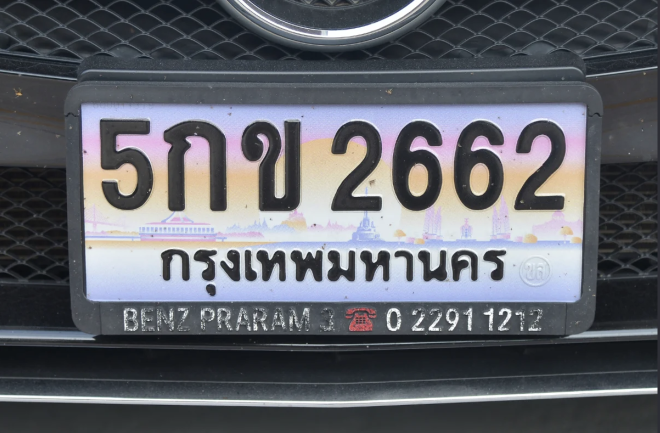
#> input picture sample_plate2.png, 1320 x 866 px (shown at 1/2 size); the run also reads 1 picture not shown here
$ jupyter execute --allow-errors example.ipynb
#> lines starting #> are read from the running program, lines starting #| are printed output that depends on the picture; after the words box and inside, x2 and y2 are one past the last pixel; in counts of white or black regions, pixels touching at a corner belong together
#> in imread, returned value is the input picture: shape (866, 1320, 3); mean B, G, R 106.2, 99.3, 96.8
### thai_plate_reader.py
#!/usr/bin/env python3
"""
thai_plate_reader.py - offline Thai licence-plate reader built on EasyOCR.

Layouts (plain or graphic background), told apart by the plate's shape:

    car, 34 x 15 cm, 2 lines
        +----------------------------+
        |  5กข       2662             |   <- top line : letters | number
        |       กรุงเทพมหานคร     (o)  |   <- bottom   : province (+ emblem)
        +----------------------------+

    motorcycle, 22 x 17.2 cm, 3 lines
        +------------------+
        |      7ขห     (o)  |   <- letters (+ emblem)
        |  กรุงเทพมหานคร     |   <- province
        |      6769        |   <- number
        +------------------+

Pipeline (ThaiPlateReader.read runs the four steps; each is also a function)
  1. classify_plate()  car or motorcycle plate. Plate-like regions come from the
                       light plate face (grey or brightest colour channel) and
                       from rows of large characters (also in turned copies of
                       the photo, for tilted plates); each is segmented with the
                       layouts its shape fits, and the layout of the most
                       plausible segmentation (segmentation_score) wins
  2. locate_plate()    the most plausible region with that layout, warped flat
  3. locate_fields()   connected components -> boxes and crops
                         letters  : one box per character  [5] [ก] [ข]
                         number   : one box per digit (1-4)
                         province : the band under the top line (motorcycle:
                                    between the letters and the number)
  4. read_fields()     letters: each character read ON ITS OWN by a letter
                       engine (small CNN / EasyOCR / Tesseract / PaddleOCR, or an
                       average of several), combined with a reading of the whole
                       crop and checked against the plate format
                       [digit?][consonant x1-2] (motorcycles before ~2013: 3
                       consonants, กขค 123; buses and trucks: 2-3 digits, 30-1234);
                       the whole crop alone when the characters look merged.
                       number / province: a text-line recogniser - PaddleOCR's
                       Thai model when installed, else EasyOCR's (its CRAFT
                       detector is never loaded) - with per-field allow-lists;
                       the province is picked by scoring all official names

CLI
  python thai_plate_reader.py car.jpg --debug debug.png
  python thai_plate_reader.py car.jpg --letters cnn          # or easyocr, easyocr+cnn ...
  python thai_plate_reader.py bike.jpg --layout motorcycle   # default: auto

Library
  from thai_plate_reader import ThaiPlateReader
  reader = ThaiPlateReader()          # load ONCE at start-up (a few seconds)
  result = reader.read("car.jpg")     # then ~1 s per plate on a 2-core CPU
  print(result["plate"], result["province"], result["needs_review"])

Not covered: wide CCTV scenes (crop the plate with a detector first, then
call read()).
"""
from __future__ import annotations

import argparse
import difflib
import importlib.util
import itertools
import json
import math
import os
import re
import shutil
import sys
import time
import urllib.request
import warnings
from dataclasses import dataclass, field

import cv2
import numpy as np

# ---------------------------------------------------------------------------
# Character sets and the official province list
# ---------------------------------------------------------------------------
# the 42 modern Thai consonants (obsolete ฃ / ฅ are not in EasyOCR's charset)
THAI_CONSONANTS = "กขคฆงจฉชซฌญฎฏฐฑฒณดตถทธนบปผฝพฟภมยรลวศษสหฬอฮ"
DIGITS = "0123456789"

PROVINCES = [
    "กรุงเทพมหานคร", "กระบี่", "กาญจนบุรี", "กาฬสินธุ์", "กำแพงเพชร", "ขอนแก่น",
    "จันทบุรี", "ฉะเชิงเทรา", "ชลบุรี", "ชัยนาท", "ชัยภูมิ", "ชุมพร", "เชียงราย",
    "เชียงใหม่", "ตรัง", "ตราด", "ตาก", "นครนายก", "นครปฐม", "นครพนม",
    "นครราชสีมา", "นครศรีธรรมราช", "นครสวรรค์", "นนทบุรี", "นราธิวาส", "น่าน",
    "บึงกาฬ", "บุรีรัมย์", "ปทุมธานี", "ประจวบคีรีขันธ์", "ปราจีนบุรี", "ปัตตานี",
    "พระนครศรีอยุธยา", "พะเยา", "พังงา", "พัทลุง", "พิจิตร", "พิษณุโลก",
    "เพชรบุรี", "เพชรบูรณ์", "แพร่", "ภูเก็ต", "มหาสารคาม", "มุกดาหาร",
    "แม่ฮ่องสอน", "ยโสธร", "ยะลา", "ร้อยเอ็ด", "ระนอง", "ระยอง", "ราชบุรี",
    "ลพบุรี", "ลำปาง", "ลำพูน", "เลย", "ศรีสะเกษ", "สกลนคร", "สงขลา", "สตูล",
    "สมุทรปราการ", "สมุทรสงคราม", "สมุทรสาคร", "สระแก้ว", "สระบุรี",
    "สิงห์บุรี", "สุโขทัย", "สุพรรณบุรี", "สุราษฎร์ธานี", "สุรินทร์", "หนองคาย",
    "หนองบัวลำภู", "อ่างทอง", "อำนาจเจริญ", "อุดรธานี", "อุตรดิตถ์",
    "อุทัยธานี", "อุบลราชธานี",
    "เบตง",  # Betong district issues its own plates
]
# Only characters that actually occur in province names are allowed there
PROVINCE_CHARS = "".join(sorted(set("".join(PROVINCES))))

# Top line: [optional digit] + 1-2 consonants, or the 2-3 digit group of a
# bus / truck plate (30-1234, 700-1234); then 1-4 digits
LETTERS_RE = re.compile(rf"^(?:[1-9]?[{THAI_CONSONANTS}]{{1,2}}|[1-9][0-9]{{1,2}})$")
# motorcycles: the same, or 3 consonants on plates issued before ~2013 (กขค 123)
MOTO_LETTERS_RE = re.compile(
    rf"^(?:[1-9]?[{THAI_CONSONANTS}]{{1,2}}|[{THAI_CONSONANTS}]{{3}}|[1-9][0-9]{{1,2}})$")
# no leading 0, except in a 4-digit number (bus / truck 30-0638, red dealer plate ก-0327)
NUMBER_RE = re.compile(r"^(?:[1-9][0-9]{0,3}|0[0-9]{3})$")

PLATE_H = 220  # height (px) of the rectified car plate; ratios below are of the plate height

# Plate layouts, tried in this order - the motorcycle one first because it needs
# two lines of large characters, so it cannot mistake a car plate for one:
#   motorcycle  22 x 17.2 cm, 3 lines: letters | province | number
#   car         34 x 15 cm,   2 lines: letters + number | province
# aspect: width / height of the plate face (frames hide part of it, a photo taken
# from above shortens it); height: px of the rectified plate - the motorcycle
# province line is small, so that plate is warped larger
LAYOUTS = {
    "motorcycle": dict(aspect=(1.1, 2.0), height=300, letters_re=MOTO_LETTERS_RE),
    "car": dict(aspect=(1.5, 4.0), height=PLATE_H, letters_re=LETTERS_RE),
}

# Small CNN that classifies ONE letter glyph (see train_letter_cnn.py)
LETTER_CNN_CLASSES = THAI_CONSONANTS + DIGITS
LETTER_CNN_SIZE = 40
# weights: trained on fonts + real plate glyphs if present, else on fonts only
CNN_WEIGHTS = ("thai_letter_cnn_plates.pt", "thai_letter_cnn.pt")


# [31 lines left out: functions default_cnn_weights, glyph_to_square, build_letter_cnn, not called in this run]


# ---------------------------------------------------------------------------
# Small geometry helper
# ---------------------------------------------------------------------------
@dataclass
class Box:
    x0: int
    y0: int
    x1: int  # exclusive
    y1: int  # exclusive
    ids: list = field(default_factory=list)  # connected-component labels

    @property
    def w(self): return self.x1 - self.x0
    @property
    def h(self): return self.y1 - self.y0
    @property
    def cy(self): return (self.y0 + self.y1) / 2

    def union(self, other: "Box") -> "Box":
        return Box(min(self.x0, other.x0), min(self.y0, other.y0),
                   max(self.x1, other.x1), max(self.y1, other.y1),
                   self.ids + other.ids)

    def as_tuple(self):
        return (int(self.x0), int(self.y0), int(self.x1), int(self.y1))


def _union_all(boxes):
    out = boxes[0]
    for b in boxes[1:]:
        out = out.union(b)
    return out


def _merge_columns(boxes):
    """Merge boxes that overlap horizontally (pieces of the same glyph)."""
    merged = []
    for b in sorted(boxes, key=lambda b: b.x0):
        if merged and b.x0 < merged[-1].x1:
            merged[-1] = merged[-1].union(b)
        else:
            merged.append(b)
    return merged


class PlateNotFound(RuntimeError):
    pass


# ---------------------------------------------------------------------------
# 1. Plate localisation + rectification
# ---------------------------------------------------------------------------
def _order_corners(pts):
    pts = np.asarray(pts, np.float32).reshape(4, 2)
    s, d = pts.sum(1), np.diff(pts, axis=1).ravel()
    return np.float32([pts[np.argmin(s)], pts[np.argmin(d)],
                       pts[np.argmax(s)], pts[np.argmax(d)]])  # tl, tr, br, bl


def _contour_quad(c):
    hull = cv2.convexHull(c)
    peri = cv2.arcLength(hull, True)
    for eps in (0.02, 0.03, 0.04, 0.06):
        approx = cv2.approxPolyDP(hull, eps * peri, True)
        if len(approx) == 4:
            return _order_corners(approx)
    return _order_corners(cv2.boxPoints(cv2.minAreaRect(c)))


def _fitting_layouts(aspect, layouts):
    return [name for name in layouts
            if LAYOUTS[name]["aspect"][0] <= aspect <= LAYOUTS[name]["aspect"][1]]


QUAD_MARGIN = 0.04
WIDE_MARGIN = 0.08   # enlarged copies of the light-rectangle candidates


def plate_candidates(bgr, max_candidates=4, layouts=tuple(LAYOUTS)):
    """Quadrilaterals that look like a plate face (light, rectangular, shaped
    like a plate of one of the layouts), most plate-like first, at most
    max_candidates per layout; the whole image is always the last one.

    Good for plate-centred photos (a phone shot of the plate / rear of vehicle).
    For wide CCTV-style scenes crop the plate with a detector (e.g. YOLO) first.
    """
#> called with max_candidates = 4, layouts = ('motorcycle', 'car')
    H, W = bgr.shape[:2]
    found = []
    # white plates are light in grey; red (dealer) and yellow (taxi) plates only
    # in their brightest colour channel
    for ch in (cv2.cvtColor(bgr, cv2.COLOR_BGR2GRAY), bgr.max(axis=2)):
        blur = cv2.GaussianBlur(ch, (5, 5), 0)
        t1, _ = cv2.threshold(blur, 0, 255, cv2.THRESH_BINARY + cv2.THRESH_OTSU)
        brighter = blur[blur > t1].reshape(-1, 1)
        # second, higher threshold separates the plate from a white car body
        t2 = cv2.threshold(brighter, 0, 255, cv2.THRESH_BINARY + cv2.THRESH_OTSU)[0] \
            if brighter.size > 100 else t1
        for t in sorted({t1, t2}):
            light = (blur > t).astype(np.uint8) * 255
            contours, _ = cv2.findContours(light, cv2.RETR_EXTERNAL, cv2.CHAIN_APPROX_SIMPLE)
            for c in contours:
                area = cv2.contourArea(c)
                (_, _), (rw, rh), _ = cv2.minAreaRect(c)
                if area < 0.005 * H * W or min(rw, rh) < 20:
                    continue
                aspect = max(rw, rh) / min(rw, rh)
                fits = _fitting_layouts(aspect, layouts)
                if not fits:
                    continue
                rectangularity = area / (rw * rh)
                # large characters touching the edge of the plate face (red plates)
                # bite notches into its outline: judged on the convex hull, such a
                # face is still a candidate, tried after the clean rectangles
                notched = cv2.contourArea(cv2.convexHull(c)) / (rw * rh)
                # a margin, so a glyph at the very edge of the face is not cut
                quad = _contour_quad(c)
                quad = quad.mean(0) + (quad - quad.mean(0)) * (1 + QUAD_MARGIN)
                if rectangularity >= 0.8:
                    found.append((0, -area * rectangularity, quad, fits))
                elif notched >= 0.85:
                    found.append((1, -area * notched, quad, fits))
#> this loop made 2 passes
#> (t1, t2) on passes 1 to 2: (129, 185), (142, 201)
#> pass 1, in plate_candidates, `blur = cv2.GaussianBlur(ch, (5, 5), 0)`:
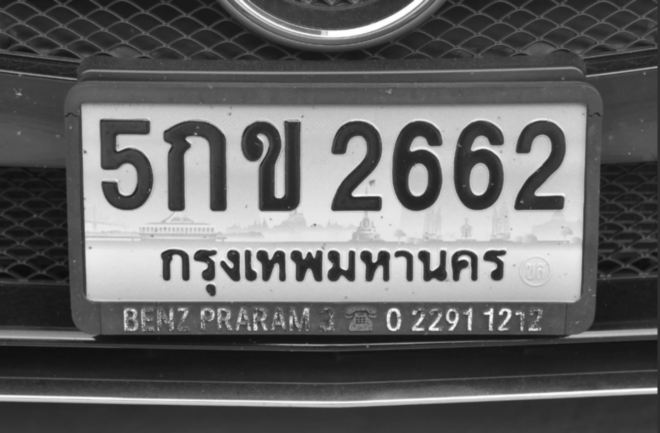
#> blur: shape (866, 1320) (shown at 1/2 size); min 11, max 254, mean 99.3
#> pass 2, in plate_candidates, `blur = cv2.GaussianBlur(ch, (5, 5), 0)`:
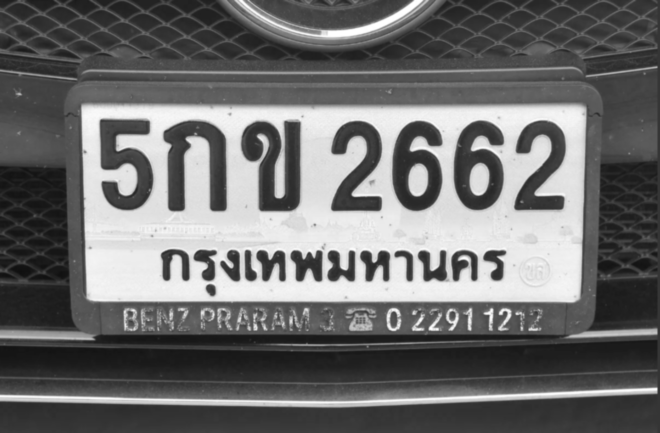
#> blur: shape (866, 1320) (shown at 1/2 size); min 15, max 255, mean 109.1
#> after the loop:
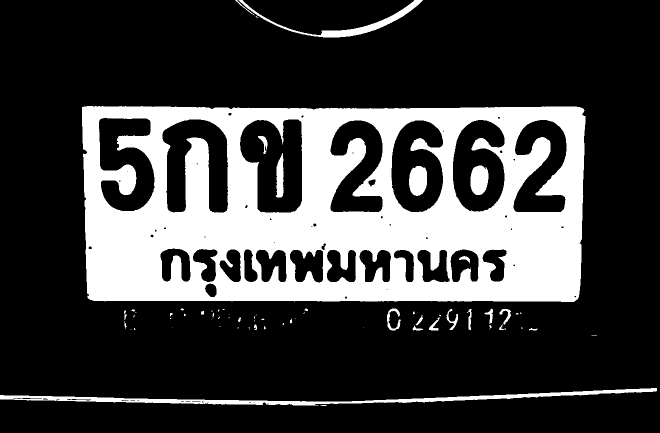
#> light: shape (866, 1320) (shown at 1/2 size); 24.5% white; 67 white regions (36 under 20 px), largest, box (x1, y1, x2, y2) and area: (164, 212, 1171, 604) 258944, (0, 776, 1314, 811) 9669, (477, 0, 846, 75) 3527
#> after the loop, found = 4 items

    quads, count = [], dict.fromkeys(layouts, 0)
#> quads = []; count = {'motorcycle': 0, 'car': 0}
    for _, _, q, fits in sorted(found, key=lambda f: f[:2]):
        if all(count[name] >= max_candidates for name in fits):
            continue
        if all(np.abs(q - p).max() > 10 for p in quads):   # skip duplicates
            quads.append(q)
            for name in fits:
                count[name] += 1
#> this loop made 4 passes
#> after the loop, count = {'motorcycle': 0, 'car': 2}; quads = [[[144, 201.1], [1191.3, 206.3], [1168.4, 611.9], [153.4, 604.6]], [[142.9, 203.2], [1180.8, 202.2], [1178.7, 604.7], [160.6, 608.8]]]
    # the same faces enlarged: a character at the very edge of the face (often
    # under the frame) is cut off otherwise; the candidate selector chooses
    for q in list(quads):
        tl, tr, br, bl = q
        top, bottom = (tr - tl) * WIDE_MARGIN, (br - bl) * WIDE_MARGIN
        left, right = (bl - tl) * WIDE_MARGIN, (br - tr) * WIDE_MARGIN
        quads.append(np.float32([tl - top - left, tr + top - right,
                                 br + bottom + right, bl - bottom + left]))
#> this loop made 2 passes
#> (tl, tr, br, bl, top, bottom, left, right) on passes 1 to 2: ([144, 201.1], [1191.3, 206.3], [1168.4, 611.9], [153.4, 604.6], [83.78, 0.416], [81.2, 0.582], [0.749, 32.28], [-1.83, 32.45]), ([142.9, 203.2], [1180.8, 202.2], [1178.7, 604.7], [160.6, 608.8], [83.03, -0.0832], [81.45, -0.333], [1.41, 32.45], [-0.166, 32.2])
#> after the loop, quads = 4 items
    quads += [q for q in text_line_quads(bgr, layouts)
              if all(np.abs(q - p).max() > 10 for p in quads)]
    quads.append(np.float32([[0, 0], [W - 1, 0], [W - 1, H - 1], [0, H - 1]]))
    return quads


# [8 lines left out: function plate_layouts, not called in this run]


def _text_lines(ink, min_h, max_h):
    """Rows of >= 2 ink components of similar height, each left to right."""
    _, _, stats, _ = cv2.connectedComponentsWithStats(ink, connectivity=8)
    boxes = sorted((Box(x, y, x + w, y + h) for x, y, w, h, a in stats[1:]
                    if min_h <= h <= max_h and 0.08 * h <= w <= 2.5 * h and a >= 0.12 * w * h),
                   key=lambda b: b.x0)
    lines = []
    for b in boxes:
        best = None
        for line in lines:
            last, hm = line[-1], np.median([c.h for c in line])
            gap = b.x0 - last.x1
            if (abs(b.cy - last.cy) < 0.3 * hm and 0.7 <= b.h / hm <= 1.4
                    and -0.2 * hm <= gap <= 1.8 * hm and (best is None or gap < best[0])):
                best = (gap, line)
        if best:
            best[1].append(b)
        else:
            lines.append([b])
    # letters are wider than a third of their height; a row of thin bars is a grille
    return [line for line in lines if len(line) >= 2 and
            any(b.w >= 0.3 * b.h for b in line) and sum(b.w < 0.3 * b.h for b in line) <= 5]


def _line_frame(line):
    """(centre x, centre y, unit vector along the line, unit normal, glyph height,
    half length) of a row of glyph boxes; the slope is fitted to the glyph centres."""
    xs = np.array([(b.x0 + b.x1) / 2 for b in line], np.float32)
    ys = np.array([b.cy for b in line], np.float32)
    slope = float(np.clip(np.polyfit(xs, ys, 1)[0], -0.35, 0.35)) if len(line) >= 3 else 0.0
    x0, x1 = min(b.x0 for b in line), max(b.x1 for b in line)
    cx = (x0 + x1) / 2
    cy = float(ys.mean() + slope * (cx - xs.mean()))
    u = np.float32([1, slope]) / math.hypot(1, slope)
    v = np.float32([-u[1], u[0]])  # points down
    return cx, cy, u, v, float(np.median([b.h for b in line])), (x1 - x0) / 2 * float(u[0])


def _quad(c, u, v, half_w, top, bottom):
    return np.float32([c + a * u + b * v for a, b in
                       ((-half_w, top), (half_w, top), (half_w, bottom), (-half_w, bottom))])


# rows of glyphs are looked for in the image turned by these angles (degrees), so
# plates tilted by up to ~30 degrees (motorcycles, photos taken from the side)
# still form rows; each row tolerates a few degrees of slant itself
TEXT_ROW_ANGLES = (0, -12, 12, -24, 24)


def _rotation(shape, angle):
    """Affine matrix turning an image of this shape by angle degrees onto a canvas
    large enough to hold it, and the canvas size (w, h)."""
    h, w = shape[:2]
    M = cv2.getRotationMatrix2D((w / 2, h / 2), angle, 1.0)
    c, s_ = abs(M[0, 0]), abs(M[0, 1])
    W2, H2 = int(np.ceil(h * s_ + w * c)), int(np.ceil(h * c + w * s_))
    M[:, 2] += (W2 - w) / 2, (H2 - h) / 2
    return M, (W2, H2)


def text_line_quads(bgr, layouts=tuple(LAYOUTS), max_quads=6):
    """Plate quads found from the characters rather than the plate colour: the
    largest row of similar-height glyphs is the top line of a car plate (the
    province lies below it); two such rows one above the other are the letters
    and number lines of a motorcycle plate. The quad follows the row's slant.
    Finds red, yellow and green plates, plates whose frame hides the edge, and
    tilted plates (rows are also looked for in turned copies, TEXT_ROW_ANGLES)."""
#> called with layouts = ('motorcycle', 'car'), max_quads = 6
    H, W = bgr.shape[:2]
    # worked at 300 px high: small crops are upscaled for stable morphology, large
    # photos shrunk (at full size the closing below takes seconds per image)
    s = 300 / H
    img = cv2.resize(bgr, None, fx=s, fy=s,
                     interpolation=cv2.INTER_CUBIC if s > 1 else cv2.INTER_AREA)
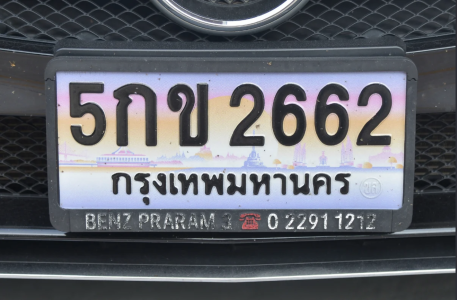
#> img: shape (300, 457, 3); mean B, G, R 106.2, 99.4, 96.8
    h = img.shape[0]
    k = max(15, int(0.15 * h)) | 1   # wider than a stroke, so closing = background
    inks = []
    for ch in (cv2.cvtColor(img, cv2.COLOR_BGR2GRAY), img.max(axis=2)):
        for x in (ch, 255 - ch):     # dark text on a light plate, and the reverse
            bg = cv2.morphologyEx(x, cv2.MORPH_CLOSE,
                                  cv2.getStructuringElement(cv2.MORPH_ELLIPSE, (k, k)))
            norm = cv2.divide(x, bg, scale=255)
            _, ink = cv2.threshold(cv2.GaussianBlur(norm, (3, 3), 0), 0, 255,
                                   cv2.THRESH_BINARY_INV + cv2.THRESH_OTSU)
            inks.append(ink)
#> this loop made 2 passes
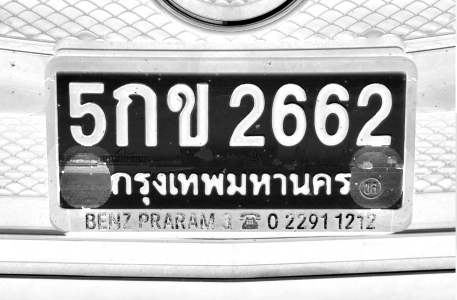
#> norm: shape (300, 457); min 0, max 255, mean 180.8
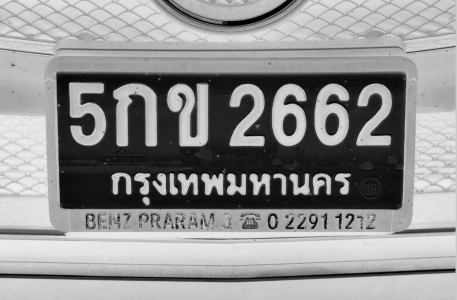
#> x: shape (300, 457); min 0, max 240, mean 145.9
#> after the loop, inks = 4 items

    found = []   # (score, quad in the 300-px image, layout)
    for angle in TEXT_ROW_ANGLES:
        if angle:
            M, size = _rotation(img.shape, angle)
            back = cv2.invertAffineTransform(M)
        rows = [r for ink in inks for r in _text_lines(
            cv2.warpAffine(ink, M, size, flags=cv2.INTER_NEAREST) if angle else ink,
            0.08 * h, 0.6 * h)]
        for score, q, layout in _row_quads(rows, layouts):
            if angle:   # back to the unturned image
                q = (np.hstack([q, np.ones((4, 1), np.float32)]) @ back.T).astype(np.float32)
            found.append((score, q, layout))
#> this loop made 5 passes
#> (h in _rotation, w in _rotation, M, c in _rotation, s_ in _rotation, W2 in _rotation, H2 in _rotation, back) on pass 4: (300, 457, [[0.914, -0.407, 122.3], [0.407, 0.914, 0.0289]], 0.914, 0.407, 540, 460, [[0.914, 0.407, -111.7], [-0.407, 0.914, 49.7]])
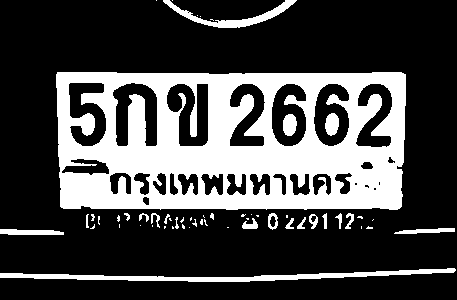
#> ink: shape (300, 457); 28.1% white; 55 white regions (33 under 20 px), largest, box (x1, y1, x2, y2) and area: (56, 72, 406, 210) 33378, (0, 268, 456, 282) 2169, (163, 0, 297, 28) 899
#> after the loop, found = 46 items

    quads = []   # one quad per plate: turned copies find the same plate again
    for _, q, layout in sorted(found, key=lambda f: -f[0]):
        q = q / s
        centre, size = q.mean(0), np.linalg.norm(q[3] - q[0])
        if all(np.linalg.norm(centre - p.mean(0)) > 0.3 * size or
               not 0.75 <= size / np.linalg.norm(p[3] - p[0]) <= 1.33 or layout != pl
               for p, pl in quads):
            quads.append((q, layout))
        if len(quads) >= max_quads:
            break
#> this loop made 34 passes
#> (layout, centre, size) on passes 1, 3, 4, 5, 6, 7, 8, 9: ('car', [662.9, 413.2], 466.8), ('car', [667.1, 411.6], 459.7), ('car', [662.8, 412.2], 459.7), ('car', [665.3, 408.2], 445.6), ('car', [665.3, 408], 438.5), ('car', [803.3, 413.8], 466.8), ('car', [803.2, 414.1], 466.8), ('motorcycle', [662.1, 551.3], 743)
#> (the rest of the program and of its run is left out)
